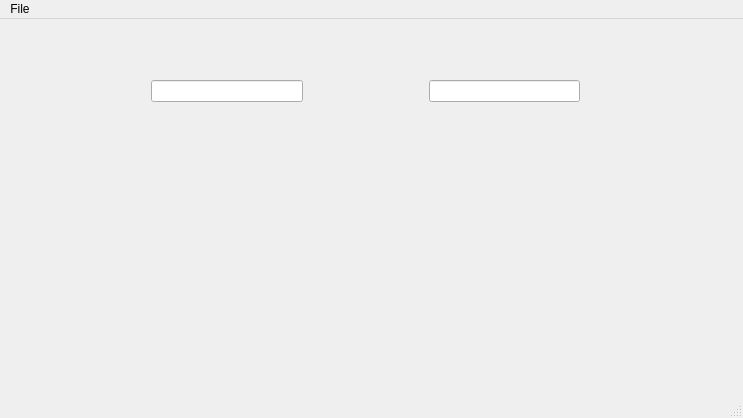
<?xml version="1.0" encoding="UTF-8"?>
<ui version="4.0">
 <class>MainWindow</class>
 <widget class="QMainWindow" name="MainWindow">
  <property name="geometry">
   <rect>
    <x>0</x>
    <y>0</y>
    <width>743</width>
    <height>418</height>
   </rect>
  </property>
  <property name="windowTitle">
   <string>Diff Tool</string>
  </property>
  <widget class="QWidget" name="centralWidget">
   <widget class="QWidget" name="horizontalLayoutWidget">
    <property name="geometry">
     <rect>
      <x>50</x>
      <y>40</y>
      <width>597</width>
      <height>231</height>
     </rect>
    </property>
    <layout class="QHBoxLayout" name="horizontalLayout">
     <item>
      <spacer name="verticalSpacer_3">
       <property name="orientation">
        <enum>Qt::Vertical</enum>
       </property>
       <property name="sizeType">
        <enum>QSizePolicy::Fixed</enum>
       </property>
       <property name="sizeHint" stdset="0">
        <size>
         <width>10</width>
         <height>40</height>
        </size>
       </property>
      </spacer>
     </item>
     <item>
      <layout class="QVBoxLayout" name="file1Layout">
       <item>
        <spacer name="verticalSpacer">
         <property name="orientation">
          <enum>Qt::Vertical</enum>
         </property>
         <property name="sizeType">
          <enum>QSizePolicy::Fixed</enum>
         </property>
         <property name="sizeHint" stdset="0">
          <size>
           <width>0</width>
           <height>10</height>
          </size>
         </property>
        </spacer>
       </item>
       <item>
        <layout class="QHBoxLayout" name="horizontalLayout_2">
         <property name="spacing">
          <number>0</number>
         </property>
         <item>
          <widget class="QPushButton" name="loadFile1Button">
           <property name="enabled">
            <bool>true</bool>
           </property>
           <property name="autoFillBackground">
            <bool>true</bool>
           </property>
           <property name="text">
            <string/>
           </property>
           <property name="icon">
            <iconset resource="resources.qrc">
             <normaloff>:/imgs/Icons/openfile1.png</normaloff>:/imgs/Icons/openfile1.png</iconset>
           </property>
           <property name="default">
            <bool>false</bool>
           </property>
           <property name="flat">
            <bool>true</bool>
           </property>
          </widget>
         </item>
         <item>
          <widget class="QPushButton" name="saveFile1Button">
           <property name="enabled">
            <bool>false</bool>
           </property>
           <property name="autoFillBackground">
            <bool>true</bool>
           </property>
           <property name="text">
            <string/>
           </property>
           <property name="icon">
            <iconset resource="resources.qrc">
             <normaloff>:/imgs/Icons/savefile1.png</normaloff>:/imgs/Icons/savefile1.png</iconset>
           </property>
           <property name="default">
            <bool>false</bool>
           </property>
           <property name="flat">
            <bool>true</bool>
           </property>
          </widget>
         </item>
         <item>
          <widget class="QLineEdit" name="file1_Name">
           <property name="text">
            <string/>
           </property>
           <property name="readOnly">
            <bool>true</bool>
           </property>
          </widget>
         </item>
        </layout>
       </item>
       <item>
        <widget class="CustomTextEdit" name="textEditFile1" native="true">
         <property name="enabled">
          <bool>false</bool>
         </property>
        </widget>
       </item>
      </layout>
     </item>
     <item>
      <spacer name="verticalSpacer_2">
       <property name="orientation">
        <enum>Qt::Vertical</enum>
       </property>
       <property name="sizeType">
        <enum>QSizePolicy::Fixed</enum>
       </property>
       <property name="sizeHint" stdset="0">
        <size>
         <width>40</width>
         <height>40</height>
        </size>
       </property>
      </spacer>
     </item>
     <item>
      <layout class="QVBoxLayout" name="file2Layout">
       <item>
        <spacer name="verticalSpacer_5">
         <property name="orientation">
          <enum>Qt::Vertical</enum>
         </property>
         <property name="sizeType">
          <enum>QSizePolicy::Fixed</enum>
         </property>
         <property name="sizeHint" stdset="0">
          <size>
           <width>0</width>
           <height>10</height>
          </size>
         </property>
        </spacer>
       </item>
       <item>
        <layout class="QHBoxLayout" name="horizontalLayout_3">
         <property name="spacing">
          <number>0</number>
         </property>
         <item>
          <widget class="QPushButton" name="loadFile2Button">
           <property name="enabled">
            <bool>true</bool>
           </property>
           <property name="autoFillBackground">
            <bool>true</bool>
           </property>
           <property name="text">
            <string/>
           </property>
           <property name="icon">
            <iconset resource="resources.qrc">
             <normaloff>:/imgs/Icons/openfile2.png</normaloff>:/imgs/Icons/openfile2.png</iconset>
           </property>
           <property name="default">
            <bool>false</bool>
           </property>
           <property name="flat">
            <bool>true</bool>
           </property>
          </widget>
         </item>
         <item>
          <widget class="QPushButton" name="saveFile2Button">
           <property name="enabled">
            <bool>false</bool>
           </property>
           <property name="sizePolicy">
            <sizepolicy hsizetype="Minimum" vsizetype="Fixed">
             <horstretch>0</horstretch>
             <verstretch>0</verstretch>
            </sizepolicy>
           </property>
           <property name="autoFillBackground">
            <bool>true</bool>
           </property>
           <property name="text">
            <string/>
           </property>
           <property name="icon">
            <iconset resource="resources.qrc">
             <normaloff>:/imgs/Icons/savefile2.png</normaloff>:/imgs/Icons/savefile2.png</iconset>
           </property>
           <property name="default">
            <bool>false</bool>
           </property>
           <property name="flat">
            <bool>true</bool>
           </property>
          </widget>
         </item>
         <item>
          <widget class="QLineEdit" name="file2_Name">
           <property name="text">
            <string/>
           </property>
           <property name="readOnly">
            <bool>true</bool>
           </property>
          </widget>
         </item>
        </layout>
       </item>
       <item>
        <widget class="CustomTextEdit" name="textEditFile2" native="true">
         <property name="enabled">
          <bool>false</bool>
         </property>
        </widget>
       </item>
      </layout>
     </item>
     <item>
      <spacer name="verticalSpacer_4">
       <property name="orientation">
        <enum>Qt::Vertical</enum>
       </property>
       <property name="sizeType">
        <enum>QSizePolicy::Fixed</enum>
       </property>
       <property name="sizeHint" stdset="0">
        <size>
         <width>10</width>
         <height>40</height>
        </size>
       </property>
      </spacer>
     </item>
     <item>
      <layout class="QVBoxLayout" name="file3Layout">
       <item>
        <spacer name="verticalSpacer_6">
         <property name="orientation">
          <enum>Qt::Vertical</enum>
         </property>
         <property name="sizeType">
          <enum>QSizePolicy::Fixed</enum>
         </property>
         <property name="sizeHint" stdset="0">
          <size>
           <width>0</width>
           <height>10</height>
          </size>
         </property>
        </spacer>
       </item>
       <item>
        <layout class="QHBoxLayout" name="horizontalLayout_4">
         <property name="spacing">
          <number>0</number>
         </property>
         <item>
          <widget class="QPushButton" name="saveFile3Button">
           <property name="enabled">
            <bool>false</bool>
           </property>
           <property name="sizePolicy">
            <sizepolicy hsizetype="Minimum" vsizetype="Fixed">
             <horstretch>0</horstretch>
             <verstretch>0</verstretch>
            </sizepolicy>
           </property>
           <property name="autoFillBackground">
            <bool>true</bool>
           </property>
           <property name="text">
            <string/>
           </property>
           <property name="icon">
            <iconset resource="resources.qrc">
             <normaloff>:/imgs/Icons/savefile3.png</normaloff>:/imgs/Icons/savefile3.png</iconset>
           </property>
           <property name="default">
            <bool>false</bool>
           </property>
           <property name="flat">
            <bool>true</bool>
           </property>
          </widget>
         </item>
        </layout>
       </item>
       <item>
        <widget class="CustomTextEdit" name="textEditFile3" native="true">
         <property name="enabled">
          <bool>false</bool>
         </property>
        </widget>
       </item>
      </layout>
     </item>
    </layout>
   </widget>
  </widget>
  <widget class="QMenuBar" name="menuBar">
   <property name="geometry">
    <rect>
     <x>0</x>
     <y>0</y>
     <width>743</width>
     <height>26</height>
    </rect>
   </property>
   <widget class="QMenu" name="menuFile">
    <property name="title">
     <string>File</string>
    </property>
    <addaction name="actionLoad_File_1"/>
    <addaction name="actionSave_File_1"/>
    <addaction name="separator"/>
    <addaction name="actionLoad_File_2"/>
    <addaction name="actionSave_File_2"/>
    <addaction name="separator"/>
    <addaction name="actionSave_File_3"/>
    <addaction name="separator"/>
    <addaction name="actionExit"/>
   </widget>
   <addaction name="menuFile"/>
  </widget>
  <widget class="QStatusBar" name="statusBar"/>
  <action name="actionLoad_File_1">
   <property name="icon">
    <iconset resource="resources.qrc">
     <normaloff>:/imgs/Icons/openfile1.png</normaloff>:/imgs/Icons/openfile1.png</iconset>
   </property>
   <property name="text">
    <string>Load File 1</string>
   </property>
  </action>
  <action name="actionLoad_File_2">
   <property name="icon">
    <iconset resource="resources.qrc">
     <normaloff>:/imgs/Icons/openfile2.png</normaloff>:/imgs/Icons/openfile2.png</iconset>
   </property>
   <property name="text">
    <string>Load File 2</string>
   </property>
  </action>
  <action name="actionExit">
   <property name="icon">
    <iconset resource="resources.qrc">
     <normaloff>:/imgs/Icons/exit.png</normaloff>
     <normalon>:/imgs/Icons/Paste.bmp</normalon>:/imgs/Icons/exit.png</iconset>
   </property>
   <property name="text">
    <string>Exit</string>
   </property>
  </action>
  <action name="actionSave_File_1">
   <property name="enabled">
    <bool>false</bool>
   </property>
   <property name="icon">
    <iconset resource="resources.qrc">
     <normaloff>:/imgs/Icons/savefile1.png</normaloff>
     <normalon>:/imgs/Icons/Save.bmp</normalon>:/imgs/Icons/savefile1.png</iconset>
   </property>
   <property name="text">
    <string>Save File 1</string>
   </property>
  </action>
  <action name="actionSave_File_2">
   <property name="enabled">
    <bool>false</bool>
   </property>
   <property name="icon">
    <iconset resource="resources.qrc">
     <normaloff>:/imgs/Icons/savefile2.png</normaloff>
     <normalon>:/imgs/Icons/Save.bmp</normalon>:/imgs/Icons/savefile2.png</iconset>
   </property>
   <property name="text">
    <string>Save File 2</string>
   </property>
  </action>
  <action name="actionSave_File_3">
   <property name="icon">
    <iconset resource="resources.qrc">
     <normaloff>:/imgs/Icons/savefile3.png</normaloff>:/imgs/Icons/savefile3.png</iconset>
   </property>
   <property name="text">
    <string>Save File 3</string>
   </property>
  </action>
 </widget>
 <layoutdefault spacing="6" margin="11"/>
 <customwidgets>
  <customwidget>
   <class>CustomTextEdit</class>
   <extends>QWidget</extends>
   <header>customtextedit.h</header>
   <container>1</container>
  </customwidget>
 </customwidgets>
 <resources>
  <include location="resources.qrc"/>
 </resources>
 <connections/>
</ui>
